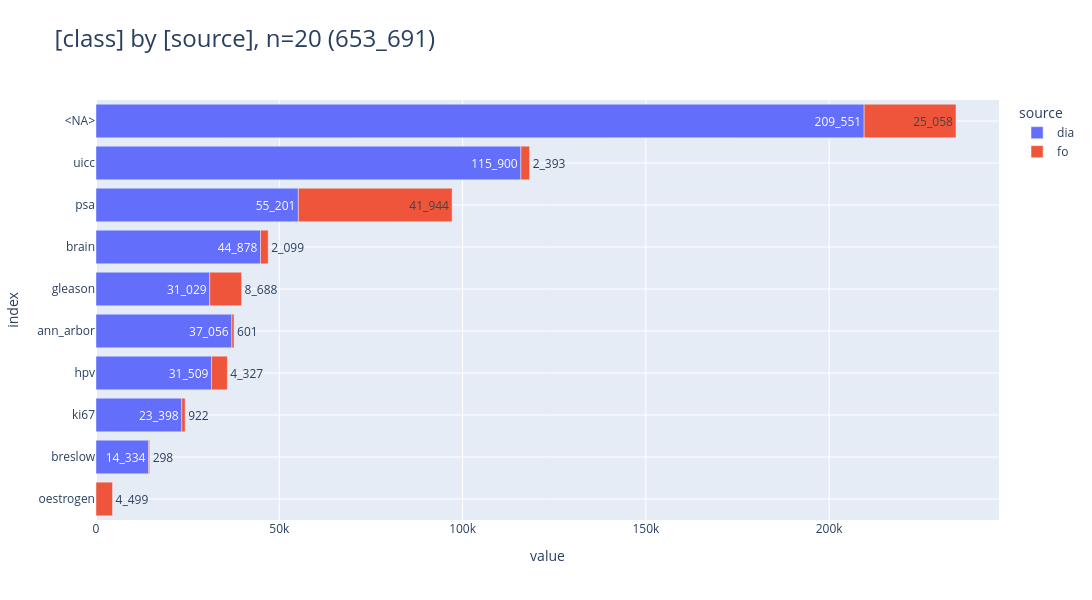

Notebook code for this chart:
### Code cell
_df = db_class.aggregate("class, source, count(*) as cnt").to_df()
pls.plot_stacked_bars(_df, orientation="h", sort_values_index=True)

### Figure 1 — Plotly figure (JSON) as saved in the notebook; plotly's stock layout.template omitted (floating-point values rounded to 4 significant figures)
{"data": [{"hovertemplate": "col=dia<br>value=%{x}<br>index=%{y}<br>cnt_str=%{text}<extra></extra>", "legendgroup": "dia", "marker": {"color": "#636EFA", "pattern": {"shape": ""}}, "name": "dia", "orientation": "h", "showlegend": true, "text": ["209_551", "37_056", "44_878", "14_334", "31_029", "31_509", "23_398", "6", "55_201", "115_900"], "textposition": "auto", "type": "bar", "x": [209551, 37056, 44878, 14334, 31029, 31509, 23398, 6, 55201, 115900], "xaxis": "x", "y": ["<NA>", "ann_arbor", "brain", "breslow", "gleason", "hpv", "ki67", "oestrogen", "psa", "uicc"], "yaxis": "y"}, {"hovertemplate": "col=fo<br>value=%{x}<br>index=%{y}<br>cnt_str=%{text}<extra></extra>", "legendgroup": "fo", "marker": {"color": "#EF553B", "pattern": {"shape": ""}}, "name": "fo", "orientation": "h", "showlegend": true, "text": ["25_058", "601", "2_099", "298", "8_688", "4_327", "922", "4_499", "41_944", "2_393"], "textposition": "auto", "type": "bar", "x": [25058, 601, 2099, 298, 8688, 4327, 922, 4499, 41944, 2393], "xaxis": "x", "y": ["<NA>", "ann_arbor", "brain", "breslow", "gleason", "hpv", "ki67", "oestrogen", "psa", "uicc"], "yaxis": "y"}], "layout": {"barmode": "relative", "height": 600, "legend": {"title": {"text": "source"}, "tracegroupgap": 0, "traceorder": "normal"}, "title": {"font": {"size": 24}, "text": "[class] by [source], n=20 (653_691)", "xanchor": "left", "y": 0.95, "yanchor": "top"}, "width": 1600, "xaxis": {"anchor": "y", "domain": [0, 1], "gridwidth": 1, "range": [0, 246300.0], "showgrid": true, "title": {"text": "value"}}, "yaxis": {"anchor": "x", "categoryarray": ["oestrogen", "breslow", "ki67", "hpv", "ann_arbor", "gleason", "brain", "psa", "uicc", "<NA>"], "categoryorder": "array", "domain": [0, 1], "gridwidth": 1, "showgrid": true, "title": {"text": "index"}}}}
